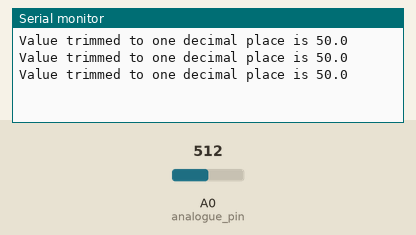
This sketch was run on a simulated Arduino Uno, built with avr-gcc and run on an emulated ATmega328P. Parts: the last lines printed to the serial monitor. The test bench sets the inputs (shaded band); at power-on: A0 (analogue_pin) = 512.

Above: at 1.3 s.
1.4 s: A0 (analogue_pin) set to 716
At 1.9 s:
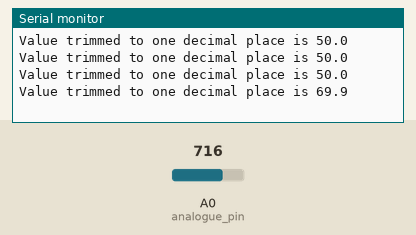
2.9 s: A0 (analogue_pin) set to 900
At 3.4 s:
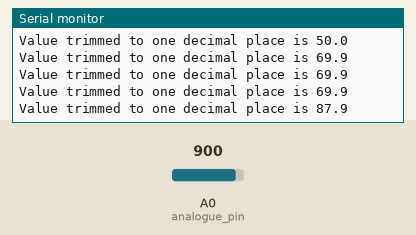
Timing chart, 0 to 5.9 s (numbered marks = the images above; inputs shaded):
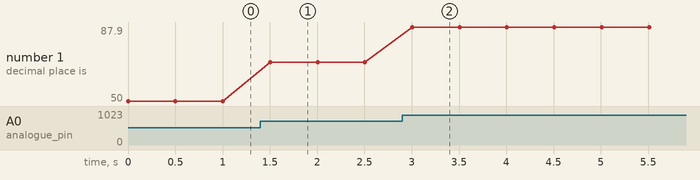

Measured:
- after the input at 1.4 s, the serial monitor: prints a new line after 0.10 s (image 1)
- after the input at 2.9 s, the serial monitor: prints a new line after 0.11 s (image 2)
- plotted number 1: 50 → 69.9 after the input at 1.4 s, 69.9 → 87.9 after the input at 2.9 s

The sketch:

_7053275_Arun_Kuttiyara_Varghese_Lab5_Task5.ino
```cpp
/*
  7053275_Arun_Kuttiyara_Varghese_Lab5_Task5
  Trimming the output voltage value to one decimal place of precision.
 */

// pin 14 have the capability to work with analogue signals.
int8_t analogue_pin = 14;
char sbuffer[100];

int 	trimPotVoltage;
float 	trimPotVoltage0_100; // we want to trim to 0-100 range
const	float x = 0.097751711; //scaling factor

int precision = 10;

int8_t precision_maker(float ,int16_t );
//function to get a precise output

// the setup routine runs once when you press reset:
void setup() {
 //enabling serial printing
 Serial.begin(9600);
}

//the loop routine runs over and over again forever:
void loop() {
  trimPotVoltage= analogRead(analogue_pin);
  trimPotVoltage0_100 = x*(float)trimPotVoltage; //scale 0-100

  precision_maker(trimPotVoltage0_100,precision);
  //passing arguements to make the value precise to the required decimal places
}

//function which can be used to print float values with required precision
int8_t precision_maker(float trimPotVoltage0_100,int16_t precision){
  int val = (int)(trimPotVoltage0_100*(float)precision);// typecast
  sprintf(sbuffer,"Value trimmed to one decimal place is %d.%d \n",val/precision,val%precision);
  Serial.print(sbuffer);
  delay(500);
  return 1;
}
```
